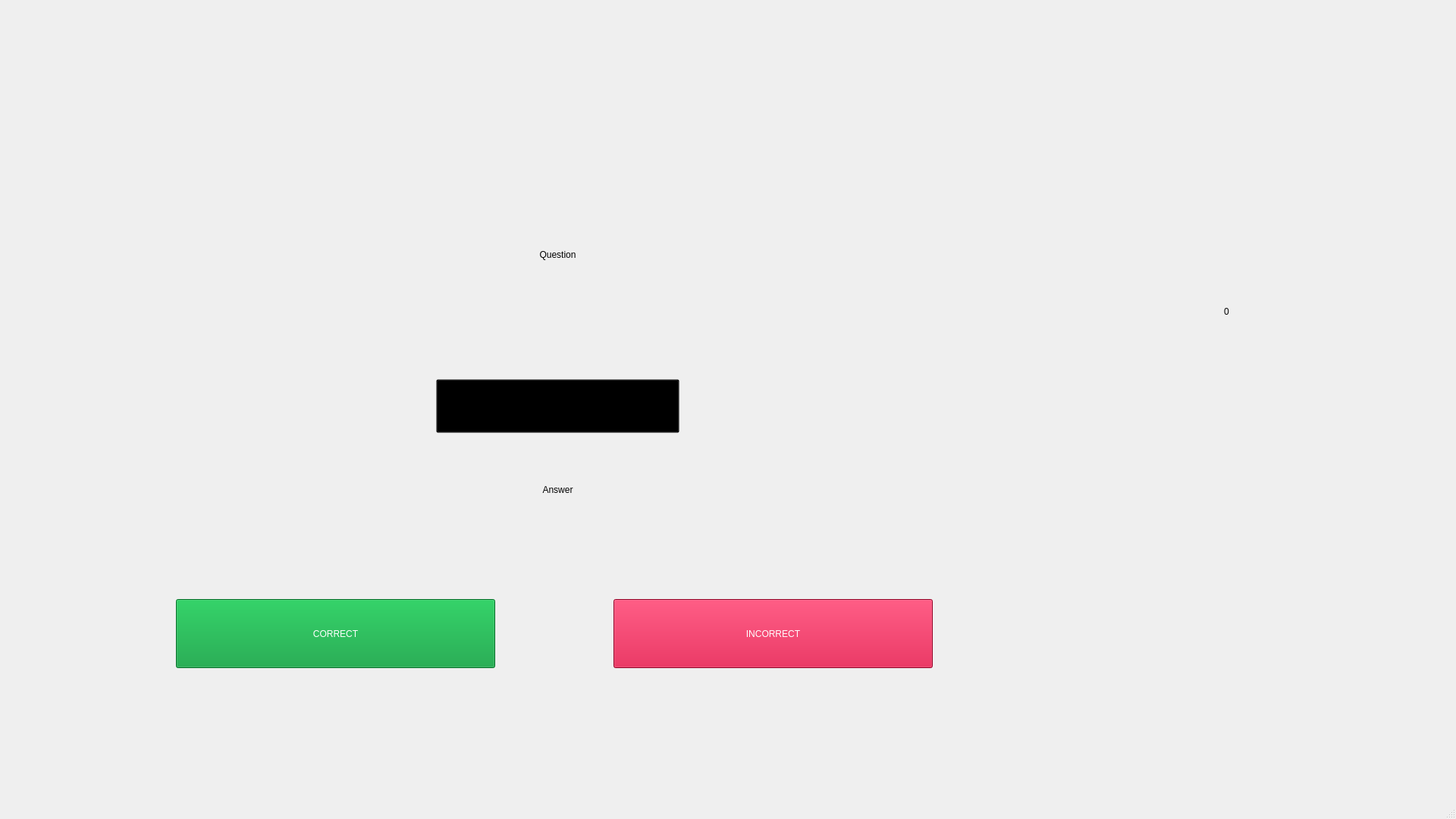
<?xml version="1.0" encoding="UTF-8"?>
<ui version="4.0">
 <class>Play_KO</class>
 <widget class="QMainWindow" name="Play_KO">
  <property name="geometry">
   <rect>
    <x>0</x>
    <y>0</y>
    <width>1920</width>
    <height>1080</height>
   </rect>
  </property>
  <property name="windowTitle">
   <string>Play K-O</string>
  </property>
  <property name="windowIcon">
   <iconset resource="vocab_pic1.qrc">
    <normaloff>:/image/Picture/cards.png</normaloff>:/image/Picture/cards.png</iconset>
  </property>
  <property name="styleSheet">
   <string notr="true">background-image: url(:/image/Picture/play_menu.jpg);</string>
  </property>
  <widget class="QWidget" name="centralwidget">
   <widget class="QPushButton" name="btn_play">
    <property name="geometry">
     <rect>
      <x>690</x>
      <y>400</y>
      <width>88</width>
      <height>88</height>
     </rect>
    </property>
    <property name="toolTip">
     <string>&lt;html&gt;&lt;head/&gt;&lt;body&gt;&lt;p&gt;กดปุ่มเพื่อเล่นสุ่มคำศัพท์&lt;/p&gt;&lt;/body&gt;&lt;/html&gt;</string>
    </property>
    <property name="styleSheet">
     <string notr="true">background-image: url(:/image/Picture/play.png);</string>
    </property>
    <property name="text">
     <string/>
    </property>
    <property name="iconSize">
     <size>
      <width>20</width>
      <height>20</height>
     </size>
    </property>
    <property name="autoDefault">
     <bool>false</bool>
    </property>
    <property name="default">
     <bool>false</bool>
    </property>
    <property name="flat">
     <bool>true</bool>
    </property>
   </widget>
   <widget class="QPushButton" name="btn_correct">
    <property name="geometry">
     <rect>
      <x>232</x>
      <y>790</y>
      <width>421</width>
      <height>91</height>
     </rect>
    </property>
    <property name="styleSheet">
     <string notr="true">QPushButton{
	font: 25pt &quot;Mitr SemiBold&quot;;
	color: rgb(255, 255, 255);
	background: #009933;
}
QPushButton:pressed {
    background-color: #009960;
}</string>
    </property>
    <property name="text">
     <string>CORRECT</string>
    </property>
   </widget>
   <widget class="QPushButton" name="btn_back">
    <property name="geometry">
     <rect>
      <x>110</x>
      <y>90</y>
      <width>93</width>
      <height>93</height>
     </rect>
    </property>
    <property name="toolTip">
     <string>&lt;html&gt;&lt;head/&gt;&lt;body&gt;&lt;p&gt;กดปุ่มเพื่อกลับหน้าแรก&lt;/p&gt;&lt;/body&gt;&lt;/html&gt;</string>
    </property>
    <property name="styleSheet">
     <string notr="true">background-image: url(:/image/Picture/back.png);</string>
    </property>
    <property name="text">
     <string/>
    </property>
    <property name="flat">
     <bool>true</bool>
    </property>
   </widget>
   <widget class="QPushButton" name="btn_show">
    <property name="geometry">
     <rect>
      <x>575</x>
      <y>500</y>
      <width>321</width>
      <height>71</height>
     </rect>
    </property>
    <property name="styleSheet">
     <string notr="true">QPushButton{
	font: 25pt &quot;Mitr SemiBold&quot;;
	color: dark;
	background: transparent;
}
QPushButton:pressed {
    background-color: #a3ffdd;
}</string>
    </property>
    <property name="text">
     <string>SHOW ANSWER</string>
    </property>
   </widget>
   <widget class="QPushButton" name="btn_incorrect">
    <property name="geometry">
     <rect>
      <x>809</x>
      <y>790</y>
      <width>421</width>
      <height>91</height>
     </rect>
    </property>
    <property name="styleSheet">
     <string notr="true">QPushButton{
	font: 25pt &quot;Mitr SemiBold&quot;;
	color: rgb(255, 255, 255);
	background: #CC0033;
}
QPushButton:pressed {
    background-color: #CC0050;
}</string>
    </property>
    <property name="text">
     <string>INCORRECT</string>
    </property>
   </widget>
   <widget class="QLabel" name="label_question">
    <property name="geometry">
     <rect>
      <x>470</x>
      <y>310</y>
      <width>531</width>
      <height>51</height>
     </rect>
    </property>
    <property name="styleSheet">
     <string notr="true">font: 20pt &quot;Mitr SemiBold&quot;;
background: transparent;</string>
    </property>
    <property name="text">
     <string>Question</string>
    </property>
    <property name="alignment">
     <set>Qt::AlignCenter</set>
    </property>
   </widget>
   <widget class="QLabel" name="label_answer">
    <property name="geometry">
     <rect>
      <x>470</x>
      <y>620</y>
      <width>531</width>
      <height>51</height>
     </rect>
    </property>
    <property name="styleSheet">
     <string notr="true">font: 20pt &quot;Mitr SemiBold&quot;;
background: transparent;</string>
    </property>
    <property name="text">
     <string>Answer</string>
    </property>
    <property name="alignment">
     <set>Qt::AlignCenter</set>
    </property>
   </widget>
   <widget class="QLabel" name="label_score">
    <property name="geometry">
     <rect>
      <x>1457</x>
      <y>385</y>
      <width>321</width>
      <height>51</height>
     </rect>
    </property>
    <property name="styleSheet">
     <string notr="true">font: 40pt &quot;Mitr SemiBold&quot;;
background: transparent;</string>
    </property>
    <property name="text">
     <string>0</string>
    </property>
    <property name="alignment">
     <set>Qt::AlignCenter</set>
    </property>
   </widget>
  </widget>
  <widget class="QMenuBar" name="menubar">
   <property name="geometry">
    <rect>
     <x>0</x>
     <y>0</y>
     <width>1920</width>
     <height>26</height>
    </rect>
   </property>
  </widget>
  <widget class="QStatusBar" name="statusbar"/>
 </widget>
 <resources>
  <include location="vocab_pic1.qrc"/>
 </resources>
 <connections/>
</ui>
